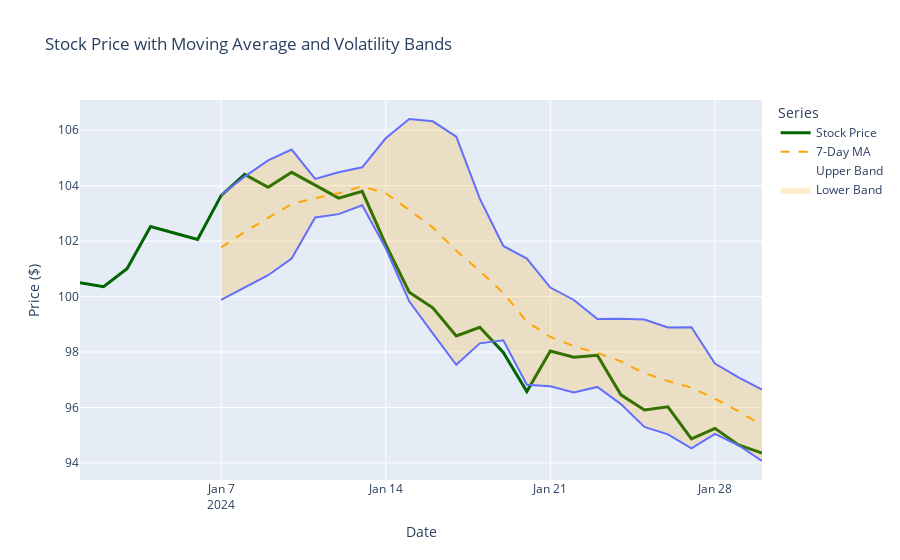

The notebook cell saved with this chart:
### Code cell
# STEP 4: Create the base line chart with all series
fig = px.line(df_melted, 
              x='Date', 
              y='Value', 
              color='Series',
              title='Stock Price with Moving Average and Volatility Bands',
              labels={'Value':'Price ($)'})

# STEP 5: Add the volatility bands as separate traces
# We need to add these again to properly set up the fill between them
fig.add_trace(px.line(df, x='Date', y='Upper Band').data[0])
fig.add_trace(px.line(df, x='Date', y='Lower Band').data[0])

# STEP 6: Customize the appearance of each trace
# Create fill between upper and lower volatility bands
fig.update_traces(fill='tonexty', selector=dict(name="Lower Band"), 
                 fillcolor='rgba(255, 165, 0, 0.2)')  # Light orange shading for volatility

# Style the main stock price line
fig.update_traces(line=dict(color='darkgreen', width=3), 
                 selector=dict(name="Stock Price"))

# Style the moving average line
fig.update_traces(line=dict(color='orange', width=2, dash='dash'), 
                 selector=dict(name="7-Day MA"))

# Hide the lines for volatility bands (we only want the filled area)
fig.update_traces(line=dict(width=0), selector=dict(name="Upper Band"))
fig.update_traces(line=dict(width=0), selector=dict(name="Lower Band"))

# STEP 7: Final layout adjustments
fig.update_layout(
    hovermode='x unified'  # Show all values when hovering on a specific date
)

# Display the completed chart
fig.show()

### Figure 1 — Plotly figure (JSON) as saved in the notebook; plotly's stock layout.template omitted (floating-point values rounded to 4 significant figures)
{"data": [{"hovertemplate": "Series=Stock Price<br>Date=%{x}<br>Price ($)=%{y}<extra></extra>", "legendgroup": "Stock Price", "line": {"color": "darkgreen", "dash": "solid", "width": 3}, "marker": {"symbol": "circle"}, "mode": "lines", "name": "Stock Price", "orientation": "v", "showlegend": true, "type": "scatter", "x": ["2024-01-01T00:00:00", "2024-01-02T00:00:00", "2024-01-03T00:00:00", "2024-01-04T00:00:00", "2024-01-05T00:00:00", "2024-01-06T00:00:00", "2024-01-07T00:00:00", "2024-01-08T00:00:00", "2024-01-09T00:00:00", "2024-01-10T00:00:00", "2024-01-11T00:00:00", "2024-01-12T00:00:00", "2024-01-13T00:00:00", "2024-01-14T00:00:00", "2024-01-15T00:00:00", "2024-01-16T00:00:00", "2024-01-17T00:00:00", "2024-01-18T00:00:00", "2024-01-19T00:00:00", "2024-01-20T00:00:00", "2024-01-21T00:00:00", "2024-01-22T00:00:00", "2024-01-23T00:00:00", "2024-01-24T00:00:00", "2024-01-25T00:00:00", "2024-01-26T00:00:00", "2024-01-27T00:00:00", "2024-01-28T00:00:00", "2024-01-29T00:00:00", "2024-01-30T00:00:00"], "xaxis": "x", "y": [100.5, 100.4, 101.0, 102.5, 102.3, 102.1, 103.6, 104.4, 103.9, 104.5, 104.0, 103.6, 103.8, 101.9, 100.2, 99.59, 98.58, 98.89, 97.99, 96.57, 98.04, 97.81, 97.88, 96.46, 95.91, 96.02, 94.87, 95.25, 94.65, 94.36], "yaxis": "y"}, {"hovertemplate": "Series=7-Day MA<br>Date=%{x}<br>Price ($)=%{y}<extra></extra>", "legendgroup": "7-Day MA", "line": {"color": "orange", "dash": "dash", "width": 2}, "marker": {"symbol": "circle"}, "mode": "lines", "name": "7-Day MA", "orientation": "v", "showlegend": true, "type": "scatter", "x": ["2024-01-01T00:00:00", "2024-01-02T00:00:00", "2024-01-03T00:00:00", "2024-01-04T00:00:00", "2024-01-05T00:00:00", "2024-01-06T00:00:00", "2024-01-07T00:00:00", "2024-01-08T00:00:00", "2024-01-09T00:00:00", "2024-01-10T00:00:00", "2024-01-11T00:00:00", "2024-01-12T00:00:00", "2024-01-13T00:00:00", "2024-01-14T00:00:00", "2024-01-15T00:00:00", "2024-01-16T00:00:00", "2024-01-17T00:00:00", "2024-01-18T00:00:00", "2024-01-19T00:00:00", "2024-01-20T00:00:00", "2024-01-21T00:00:00", "2024-01-22T00:00:00", "2024-01-23T00:00:00", "2024-01-24T00:00:00", "2024-01-25T00:00:00", "2024-01-26T00:00:00", "2024-01-27T00:00:00", "2024-01-28T00:00:00", "2024-01-29T00:00:00", "2024-01-30T00:00:00"], "xaxis": "x", "y": [null, null, null, null, null, null, 101.8, 102.3, 102.8, 103.3, 103.5, 103.7, 104.0, 103.7, 103.1, 102.5, 101.7, 100.9, 100.1, 99.09, 98.55, 98.21, 97.97, 97.66, 97.24, 96.96, 96.71, 96.32, 95.86, 95.36], "yaxis": "y"}, {"hovertemplate": "Series=Upper Band<br>Date=%{x}<br>Price ($)=%{y}<extra></extra>", "legendgroup": "Upper Band", "line": {"color": "#00cc96", "dash": "solid", "width": 0}, "marker": {"symbol": "circle"}, "mode": "lines", "name": "Upper Band", "orientation": "v", "showlegend": true, "type": "scatter", "x": ["2024-01-01T00:00:00", "2024-01-02T00:00:00", "2024-01-03T00:00:00", "2024-01-04T00:00:00", "2024-01-05T00:00:00", "2024-01-06T00:00:00", "2024-01-07T00:00:00", "2024-01-08T00:00:00", "2024-01-09T00:00:00", "2024-01-10T00:00:00", "2024-01-11T00:00:00", "2024-01-12T00:00:00", "2024-01-13T00:00:00", "2024-01-14T00:00:00", "2024-01-15T00:00:00", "2024-01-16T00:00:00", "2024-01-17T00:00:00", "2024-01-18T00:00:00", "2024-01-19T00:00:00", "2024-01-20T00:00:00", "2024-01-21T00:00:00", "2024-01-22T00:00:00", "2024-01-23T00:00:00", "2024-01-24T00:00:00", "2024-01-25T00:00:00", "2024-01-26T00:00:00", "2024-01-27T00:00:00", "2024-01-28T00:00:00", "2024-01-29T00:00:00", "2024-01-30T00:00:00"], "xaxis": "x", "y": [null, null, null, null, null, null, 103.7, 104.3, 104.9, 105.3, 104.2, 104.5, 104.7, 105.7, 106.4, 106.3, 105.8, 103.5, 101.8, 101.4, 100.3, 99.88, 99.19, 99.2, 99.18, 98.88, 98.9, 97.58, 97.09, 96.65], "yaxis": "y"}, {"fill": "tonexty", "fillcolor": "rgba(255, 165, 0, 0.2)", "hovertemplate": "Series=Lower Band<br>Date=%{x}<br>Price ($)=%{y}<extra></extra>", "legendgroup": "Lower Band", "line": {"color": "#ab63fa", "dash": "solid", "width": 0}, "marker": {"symbol": "circle"}, "mode": "lines", "name": "Lower Band", "orientation": "v", "showlegend": true, "type": "scatter", "x": ["2024-01-01T00:00:00", "2024-01-02T00:00:00", "2024-01-03T00:00:00", "2024-01-04T00:00:00", "2024-01-05T00:00:00", "2024-01-06T00:00:00", "2024-01-07T00:00:00", "2024-01-08T00:00:00", "2024-01-09T00:00:00", "2024-01-10T00:00:00", "2024-01-11T00:00:00", "2024-01-12T00:00:00", "2024-01-13T00:00:00", "2024-01-14T00:00:00", "2024-01-15T00:00:00", "2024-01-16T00:00:00", "2024-01-17T00:00:00", "2024-01-18T00:00:00", "2024-01-19T00:00:00", "2024-01-20T00:00:00", "2024-01-21T00:00:00", "2024-01-22T00:00:00", "2024-01-23T00:00:00", "2024-01-24T00:00:00", "2024-01-25T00:00:00", "2024-01-26T00:00:00", "2024-01-27T00:00:00", "2024-01-28T00:00:00", "2024-01-29T00:00:00", "2024-01-30T00:00:00"], "xaxis": "x", "y": [null, null, null, null, null, null, 99.88, 100.3, 100.8, 101.4, 102.9, 103.0, 103.3, 101.7, 99.83, 98.67, 97.54, 98.31, 98.43, 96.82, 96.77, 96.55, 96.74, 96.12, 95.3, 95.03, 94.53, 95.05, 94.64, 94.07], "yaxis": "y"}, {"hovertemplate": "Date=%{x}<br>Upper Band=%{y}<extra></extra>", "legendgroup": "", "line": {"color": "#636efa", "dash": "solid"}, "marker": {"symbol": "circle"}, "mode": "lines", "name": "", "orientation": "v", "showlegend": false, "type": "scatter", "x": ["2024-01-01T00:00:00", "2024-01-02T00:00:00", "2024-01-03T00:00:00", "2024-01-04T00:00:00", "2024-01-05T00:00:00", "2024-01-06T00:00:00", "2024-01-07T00:00:00", "2024-01-08T00:00:00", "2024-01-09T00:00:00", "2024-01-10T00:00:00", "2024-01-11T00:00:00", "2024-01-12T00:00:00", "2024-01-13T00:00:00", "2024-01-14T00:00:00", "2024-01-15T00:00:00", "2024-01-16T00:00:00", "2024-01-17T00:00:00", "2024-01-18T00:00:00", "2024-01-19T00:00:00", "2024-01-20T00:00:00", "2024-01-21T00:00:00", "2024-01-22T00:00:00", "2024-01-23T00:00:00", "2024-01-24T00:00:00", "2024-01-25T00:00:00", "2024-01-26T00:00:00", "2024-01-27T00:00:00", "2024-01-28T00:00:00", "2024-01-29T00:00:00", "2024-01-30T00:00:00"], "xaxis": "x", "y": [null, null, null, null, null, null, 103.7, 104.3, 104.9, 105.3, 104.2, 104.5, 104.7, 105.7, 106.4, 106.3, 105.8, 103.5, 101.8, 101.4, 100.3, 99.88, 99.19, 99.2, 99.18, 98.88, 98.9, 97.58, 97.09, 96.65], "yaxis": "y"}, {"hovertemplate": "Date=%{x}<br>Lower Band=%{y}<extra></extra>", "legendgroup": "", "line": {"color": "#636efa", "dash": "solid"}, "marker": {"symbol": "circle"}, "mode": "lines", "name": "", "orientation": "v", "showlegend": false, "type": "scatter", "x": ["2024-01-01T00:00:00", "2024-01-02T00:00:00", "2024-01-03T00:00:00", "2024-01-04T00:00:00", "2024-01-05T00:00:00", "2024-01-06T00:00:00", "2024-01-07T00:00:00", "2024-01-08T00:00:00", "2024-01-09T00:00:00", "2024-01-10T00:00:00", "2024-01-11T00:00:00", "2024-01-12T00:00:00", "2024-01-13T00:00:00", "2024-01-14T00:00:00", "2024-01-15T00:00:00", "2024-01-16T00:00:00", "2024-01-17T00:00:00", "2024-01-18T00:00:00", "2024-01-19T00:00:00", "2024-01-20T00:00:00", "2024-01-21T00:00:00", "2024-01-22T00:00:00", "2024-01-23T00:00:00", "2024-01-24T00:00:00", "2024-01-25T00:00:00", "2024-01-26T00:00:00", "2024-01-27T00:00:00", "2024-01-28T00:00:00", "2024-01-29T00:00:00", "2024-01-30T00:00:00"], "xaxis": "x", "y": [null, null, null, null, null, null, 99.88, 100.3, 100.8, 101.4, 102.9, 103.0, 103.3, 101.7, 99.83, 98.67, 97.54, 98.31, 98.43, 96.82, 96.77, 96.55, 96.74, 96.12, 95.3, 95.03, 94.53, 95.05, 94.64, 94.07], "yaxis": "y"}], "layout": {"hovermode": "x unified", "legend": {"title": {"text": "Series"}, "tracegroupgap": 0}, "title": {"text": "Stock Price with Moving Average and Volatility Bands"}, "xaxis": {"anchor": "y", "domain": [0, 1], "title": {"text": "Date"}}, "yaxis": {"anchor": "x", "domain": [0, 1], "title": {"text": "Price ($)"}}}}
